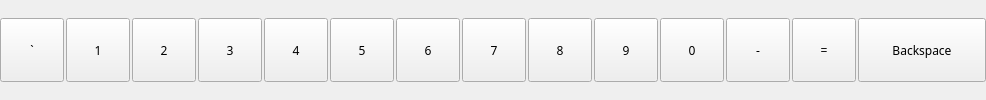
                    <widget class="QWidget" name="row0_2" native="true">
                     <property name="sizePolicy">
                      <sizepolicy hsizetype="Minimum" vsizetype="Minimum">
                       <horstretch>0</horstretch>
                       <verstretch>0</verstretch>
                      </sizepolicy>
                     </property>
                     <property name="minimumSize">
                      <size>
                       <width>0</width>
                       <height>0</height>
                      </size>
                     </property>
                     <layout class="QHBoxLayout" name="horizontalLayout_8">
                      <property name="spacing">
                       <number>2</number>
                      </property>
                      <property name="sizeConstraint">
                       <enum>QLayout::SetDefaultConstraint</enum>
                      </property>
                      <property name="leftMargin">
                       <number>0</number>
                      </property>
                      <property name="topMargin">
                       <number>0</number>
                      </property>
                      <property name="rightMargin">
                       <number>0</number>
                      </property>
                      <property name="bottomMargin">
                       <number>0</number>
                      </property>
                      <item>
                       <widget class="QPushButton" name="pushButton_45">
                        <property name="sizePolicy">
                         <sizepolicy hsizetype="Minimum" vsizetype="Minimum">
                          <horstretch>0</horstretch>
                          <verstretch>0</verstretch>
                         </sizepolicy>
                        </property>
                        <property name="minimumSize">
                         <size>
                          <width>64</width>
                          <height>64</height>
                         </size>
                        </property>
                        <property name="maximumSize">
                         <size>
                          <width>64</width>
                          <height>64</height>
                         </size>
                        </property>
                        <property name="font">
                         <font>
                          <family>TF2 Build</family>
                          <weight>50</weight>
                          <italic>false</italic>
                          <bold>false</bold>
                          <stylestrategy>PreferDefault</stylestrategy>
                         </font>
                        </property>
                        <property name="cursor">
                         <cursorShape>PointingHandCursor</cursorShape>
                        </property>
                        <property name="text">
                         <string>`</string>
                        </property>
                        <property name="autoRepeat">
                         <bool>false</bool>
                        </property>
                       </widget>
                      </item>
                      <item>
                       <widget class="QPushButton" name="pushButton_46">
                        <property name="sizePolicy">
                         <sizepolicy hsizetype="Minimum" vsizetype="Minimum">
                          <horstretch>0</horstretch>
                          <verstretch>0</verstretch>
                         </sizepolicy>
                        </property>
                        <property name="minimumSize">
                         <size>
                          <width>64</width>
                          <height>64</height>
                         </size>
                        </property>
                        <property name="maximumSize">
                         <size>
                          <width>64</width>
                          <height>64</height>
                         </size>
                        </property>
                        <property name="font">
                         <font>
                          <family>TF2 Build</family>
                          <weight>50</weight>
                          <italic>false</italic>
                          <bold>false</bold>
                          <stylestrategy>PreferDefault</stylestrategy>
                         </font>
                        </property>
                        <property name="cursor">
                         <cursorShape>PointingHandCursor</cursorShape>
                        </property>
                        <property name="text">
                         <string>1</string>
                        </property>
                        <property name="autoRepeat">
                         <bool>false</bool>
                        </property>
                       </widget>
                      </item>
                      <item>
                       <widget class="QPushButton" name="pushButton_47">
                        <property name="sizePolicy">
                         <sizepolicy hsizetype="Minimum" vsizetype="Minimum">
                          <horstretch>0</horstretch>
                          <verstretch>0</verstretch>
                         </sizepolicy>
                        </property>
                        <property name="minimumSize">
                         <size>
                          <width>64</width>
                          <height>64</height>
                         </size>
                        </property>
                        <property name="maximumSize">
                         <size>
                          <width>64</width>
                          <height>64</height>
                         </size>
                        </property>
                        <property name="font">
                         <font>
                          <family>TF2 Build</family>
                          <weight>50</weight>
                          <italic>false</italic>
                          <bold>false</bold>
                          <stylestrategy>PreferDefault</stylestrategy>
                         </font>
                        </property>
                        <property name="cursor">
                         <cursorShape>PointingHandCursor</cursorShape>
                        </property>
                        <property name="text">
                         <string>2</string>
                        </property>
                        <property name="autoRepeat">
                         <bool>false</bool>
                        </property>
                       </widget>
                      </item>
                      <item>
                       <widget class="QPushButton" name="pushButton_77">
                        <property name="sizePolicy">
                         <sizepolicy hsizetype="Minimum" vsizetype="Minimum">
                          <horstretch>0</horstretch>
                          <verstretch>0</verstretch>
                         </sizepolicy>
                        </property>
                        <property name="minimumSize">
                         <size>
                          <width>64</width>
                          <height>64</height>
                         </size>
                        </property>
                        <property name="maximumSize">
                         <size>
                          <width>64</width>
                          <height>64</height>
                         </size>
                        </property>
                        <property name="font">
                         <font>
                          <family>TF2 Build</family>
                          <weight>50</weight>
                          <italic>false</italic>
                          <bold>false</bold>
                          <stylestrategy>PreferDefault</stylestrategy>
                         </font>
                        </property>
                        <property name="cursor">
                         <cursorShape>PointingHandCursor</cursorShape>
                        </property>
                        <property name="text">
                         <string>3</string>
                        </property>
                        <property name="autoRepeat">
                         <bool>false</bool>
                        </property>
                       </widget>
                      </item>
                      <item>
                       <widget class="QPushButton" name="pushButton_78">
                        <property name="sizePolicy">
                         <sizepolicy hsizetype="Minimum" vsizetype="Minimum">
                          <horstretch>0</horstretch>
                          <verstretch>0</verstretch>
                         </sizepolicy>
                        </property>
                        <property name="minimumSize">
                         <size>
                          <width>64</width>
                          <height>64</height>
                         </size>
                        </property>
                        <property name="maximumSize">
                         <size>
                          <width>64</width>
                          <height>64</height>
                         </size>
                        </property>
                        <property name="font">
                         <font>
                          <family>TF2 Build</family>
                          <weight>50</weight>
                          <italic>false</italic>
                          <bold>false</bold>
                          <stylestrategy>PreferDefault</stylestrategy>
                         </font>
                        </property>
                        <property name="cursor">
                         <cursorShape>PointingHandCursor</cursorShape>
                        </property>
                        <property name="text">
                         <string>4</string>
                        </property>
                        <property name="autoRepeat">
                         <bool>false</bool>
                        </property>
                        <property name="autoDefault">
                         <bool>false</bool>
                        </property>
                        <property name="default">
                         <bool>false</bool>
                        </property>
                        <property name="flat">
                         <bool>false</bool>
                        </property>
                       </widget>
                      </item>
                      <item>
                       <widget class="QPushButton" name="pushButton_79">
                        <property name="sizePolicy">
                         <sizepolicy hsizetype="Minimum" vsizetype="Minimum">
                          <horstretch>0</horstretch>
                          <verstretch>0</verstretch>
                         </sizepolicy>
                        </property>
                        <property name="minimumSize">
                         <size>
                          <width>64</width>
                          <height>64</height>
                         </size>
                        </property>
                        <property name="maximumSize">
                         <size>
                          <width>64</width>
                          <height>64</height>
                         </size>
                        </property>
                        <property name="font">
                         <font>
                          <family>TF2 Build</family>
                          <weight>50</weight>
                          <italic>false</italic>
                          <bold>false</bold>
                          <stylestrategy>PreferDefault</stylestrategy>
                         </font>
                        </property>
                        <property name="cursor">
                         <cursorShape>PointingHandCursor</cursorShape>
                        </property>
                        <property name="text">
                         <string>5</string>
                        </property>
                        <property name="autoRepeat">
                         <bool>false</bool>
                        </property>
                        <property name="autoDefault">
                         <bool>false</bool>
                        </property>
                        <property name="default">
                         <bool>false</bool>
                        </property>
                        <property name="flat">
                         <bool>false</bool>
                        </property>
                       </widget>
                      </item>
                      <item>
                       <widget class="QPushButton" name="pushButton_92">
                        <property name="sizePolicy">
                         <sizepolicy hsizetype="Minimum" vsizetype="Minimum">
                          <horstretch>0</horstretch>
                          <verstretch>0</verstretch>
                         </sizepolicy>
                        </property>
                        <property name="minimumSize">
                         <size>
                          <width>64</width>
                          <height>64</height>
                         </size>
                        </property>
                        <property name="maximumSize">
                         <size>
                          <width>64</width>
                          <height>64</height>
                         </size>
                        </property>
                        <property name="font">
                         <font>
                          <family>TF2 Build</family>
                          <weight>50</weight>
                          <italic>false</italic>
                          <bold>false</bold>
                          <stylestrategy>PreferDefault</stylestrategy>
                         </font>
                        </property>
                        <property name="cursor">
                         <cursorShape>PointingHandCursor</cursorShape>
                        </property>
                        <property name="text">
                         <string>6</string>
                        </property>
                        <property name="autoRepeat">
                         <bool>false</bool>
                        </property>
                        <property name="autoDefault">
                         <bool>false</bool>
                        </property>
                        <property name="default">
                         <bool>false</bool>
                        </property>
                        <property name="flat">
                         <bool>false</bool>
                        </property>
                       </widget>
                      </item>
                      <item>
                       <widget class="QPushButton" name="pushButton_98">
                        <property name="sizePolicy">
                         <sizepolicy hsizetype="Minimum" vsizetype="Minimum">
                          <horstretch>0</horstretch>
                          <verstretch>0</verstretch>
                         </sizepolicy>
                        </property>
                        <property name="minimumSize">
                         <size>
                          <width>64</width>
                          <height>64</height>
                         </size>
                        </property>
                        <property name="maximumSize">
                         <size>
                          <width>64</width>
                          <height>64</height>
                         </size>
                        </property>
                        <property name="font">
                         <font>
                          <family>TF2 Build</family>
                          <weight>50</weight>
                          <italic>false</italic>
                          <bold>false</bold>
                          <stylestrategy>PreferDefault</stylestrategy>
                         </font>
                        </property>
                        <property name="cursor">
                         <cursorShape>PointingHandCursor</cursorShape>
                        </property>
                        <property name="text">
                         <string>7</string>
                        </property>
                        <property name="autoRepeat">
                         <bool>false</bool>
                        </property>
                        <property name="autoDefault">
                         <bool>false</bool>
                        </property>
                        <property name="default">
                         <bool>false</bool>
                        </property>
                        <property name="flat">
                         <bool>false</bool>
                        </property>
                       </widget>
                      </item>
                      <item>
                       <widget class="QPushButton" name="pushButton_99">
                        <property name="sizePolicy">
                         <sizepolicy hsizetype="Minimum" vsizetype="Minimum">
                          <horstretch>0</horstretch>
                          <verstretch>0</verstretch>
                         </sizepolicy>
                        </property>
                        <property name="minimumSize">
                         <size>
                          <width>64</width>
                          <height>64</height>
                         </size>
                        </property>
                        <property name="maximumSize">
                         <size>
                          <width>64</width>
                          <height>64</height>
                         </size>
                        </property>
                        <property name="font">
                         <font>
                          <family>TF2 Build</family>
                          <weight>50</weight>
                          <italic>false</italic>
                          <bold>false</bold>
                          <stylestrategy>PreferDefault</stylestrategy>
                         </font>
                        </property>
                        <property name="cursor">
                         <cursorShape>PointingHandCursor</cursorShape>
                        </property>
                        <property name="text">
                         <string>8</string>
                        </property>
                        <property name="autoRepeat">
                         <bool>false</bool>
                        </property>
                       </widget>
                      </item>
                      <item>
                       <widget class="QPushButton" name="pushButton_48">
                        <property name="sizePolicy">
                         <sizepolicy hsizetype="Minimum" vsizetype="Minimum">
                          <horstretch>0</horstretch>
                          <verstretch>0</verstretch>
                         </sizepolicy>
                        </property>
                        <property name="minimumSize">
                         <size>
                          <width>64</width>
                          <height>64</height>
                         </size>
                        </property>
                        <property name="maximumSize">
                         <size>
                          <width>64</width>
                          <height>64</height>
                         </size>
                        </property>
                        <property name="font">
                         <font>
                          <family>TF2 Build</family>
                          <weight>50</weight>
                          <italic>false</italic>
                          <bold>false</bold>
                          <stylestrategy>PreferDefault</stylestrategy>
                         </font>
                        </property>
                        <property name="cursor">
                         <cursorShape>PointingHandCursor</cursorShape>
                        </property>
                        <property name="text">
                         <string>9</string>
                        </property>
                        <property name="autoRepeat">
                         <bool>false</bool>
                        </property>
                        <property name="autoDefault">
                         <bool>false</bool>
                        </property>
                        <property name="default">
                         <bool>false</bool>
                        </property>
                        <property name="flat">
                         <bool>false</bool>
                        </property>
                       </widget>
                      </item>
                      <item>
                       <widget class="QPushButton" name="pushButton_49">
                        <property name="sizePolicy">
                         <sizepolicy hsizetype="Minimum" vsizetype="Minimum">
                          <horstretch>0</horstretch>
                          <verstretch>0</verstretch>
                         </sizepolicy>
                        </property>
                        <property name="minimumSize">
                         <size>
                          <width>64</width>
                          <height>64</height>
                         </size>
                        </property>
                        <property name="maximumSize">
                         <size>
                          <width>64</width>
                          <height>64</height>
                         </size>
                        </property>
                        <property name="font">
                         <font>
                          <family>TF2 Build</family>
                          <weight>50</weight>
                          <italic>false</italic>
                          <bold>false</bold>
                          <stylestrategy>PreferDefault</stylestrategy>
                         </font>
                        </property>
                        <property name="cursor">
                         <cursorShape>PointingHandCursor</cursorShape>
                        </property>
                        <property name="text">
                         <string>0</string>
                        </property>
                        <property name="autoRepeat">
                         <bool>false</bool>
                        </property>
                        <property name="autoDefault">
                         <bool>false</bool>
                        </property>
                        <property name="default">
                         <bool>false</bool>
                        </property>
                        <property name="flat">
                         <bool>false</bool>
                        </property>
                       </widget>
                      </item>
                      <item>
                       <widget class="QPushButton" name="pushButton_50">
                        <property name="sizePolicy">
                         <sizepolicy hsizetype="Minimum" vsizetype="Minimum">
                          <horstretch>0</horstretch>
                          <verstretch>0</verstretch>
                         </sizepolicy>
                        </property>
                        <property name="minimumSize">
                         <size>
                          <width>64</width>
                          <height>64</height>
                         </size>
                        </property>
                        <property name="maximumSize">
                         <size>
                          <width>64</width>
                          <height>64</height>
                         </size>
                        </property>
                        <property name="font">
                         <font>
                          <family>TF2 Build</family>
                          <weight>50</weight>
                          <italic>false</italic>
                          <bold>false</bold>
                          <stylestrategy>PreferDefault</stylestrategy>
                         </font>
                        </property>
                        <property name="cursor">
                         <cursorShape>PointingHandCursor</cursorShape>
                        </property>
                        <property name="text">
                         <string>-</string>
                        </property>
                        <property name="autoRepeat">
                         <bool>false</bool>
                        </property>
                        <property name="autoDefault">
                         <bool>false</bool>
                        </property>
                        <property name="default">
                         <bool>false</bool>
                        </property>
                        <property name="flat">
                         <bool>false</bool>
                        </property>
                       </widget>
                      </item>
                      <item>
                       <widget class="QPushButton" name="pushButton_100">
                        <property name="sizePolicy">
                         <sizepolicy hsizetype="Minimum" vsizetype="Minimum">
                          <horstretch>0</horstretch>
                          <verstretch>0</verstretch>
                         </sizepolicy>
                        </property>
                        <property name="minimumSize">
                         <size>
                          <width>64</width>
                          <height>64</height>
                         </size>
                        </property>
                        <property name="maximumSize">
                         <size>
                          <width>64</width>
                          <height>64</height>
                         </size>
                        </property>
                        <property name="font">
                         <font>
                          <family>TF2 Build</family>
                          <weight>50</weight>
                          <italic>false</italic>
                          <bold>false</bold>
                          <stylestrategy>PreferDefault</stylestrategy>
                         </font>
                        </property>
                        <property name="cursor">
                         <cursorShape>PointingHandCursor</cursorShape>
                        </property>
                        <property name="text">
                         <string>=</string>
                        </property>
                        <property name="autoRepeat">
                         <bool>false</bool>
                        </property>
                        <property name="autoDefault">
                         <bool>false</bool>
                        </property>
                        <property name="default">
                         <bool>false</bool>
                        </property>
                        <property name="flat">
                         <bool>false</bool>
                        </property>
                       </widget>
                      </item>
                      <item>
                       <widget class="QPushButton" name="pushButton_105">
                        <property name="sizePolicy">
                         <sizepolicy hsizetype="Minimum" vsizetype="Minimum">
                          <horstretch>0</horstretch>
                          <verstretch>0</verstretch>
                         </sizepolicy>
                        </property>
                        <property name="minimumSize">
                         <size>
                          <width>128</width>
                          <height>64</height>
                         </size>
                        </property>
                        <property name="maximumSize">
                         <size>
                          <width>128</width>
                          <height>64</height>
                         </size>
                        </property>
                        <property name="font">
                         <font>
                          <family>TF2 Build</family>
                          <weight>50</weight>
                          <italic>false</italic>
                          <bold>false</bold>
                          <stylestrategy>PreferDefault</stylestrategy>
                         </font>
                        </property>
                        <property name="cursor">
                         <cursorShape>PointingHandCursor</cursorShape>
                        </property>
                        <property name="text">
                         <string>Backspace</string>
                        </property>
                        <property name="autoRepeat">
                         <bool>false</bool>
                        </property>
                        <property name="autoDefault">
                         <bool>false</bool>
                        </property>
                        <property name="default">
                         <bool>false</bool>
                        </property>
                        <property name="flat">
                         <bool>false</bool>
                        </property>
                       </widget>
                      </item>
                     </layout>
                    </widget>
